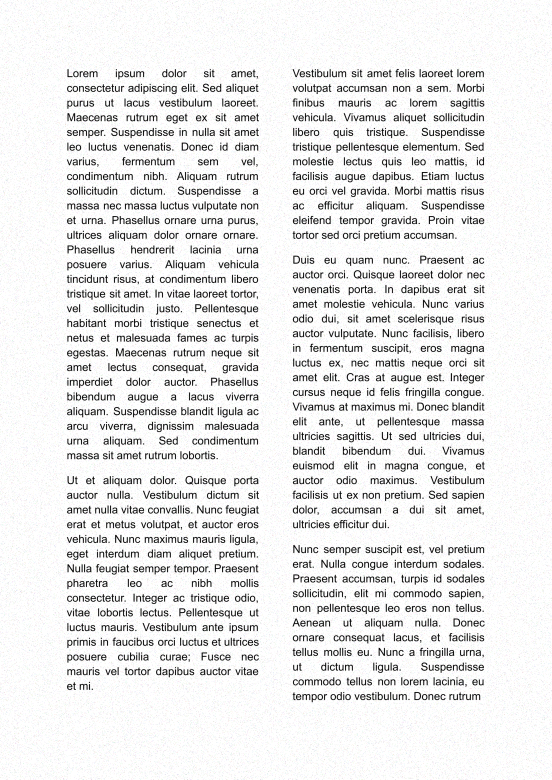
#> input picture imagens/img1.png, 1656 x 2339 px (shown at 1/3 size)
$ jupyter execute --allow-errors OCR.ipynb   (shell and % lines are left out)   (older library calls are emulated)
#> lines starting #> are read from the running program, lines starting #| are printed output that depends on the picture; after the words box and inside, x2 and y2 are one past the last pixel; in counts of white or black regions, pixels touching at a corner belong together
# OCR (Optical Character Recognition) usando Tesseract

#> (a cell that did not finish here is left out)

[cell 2]
import pytesseract
import cv2

[cell 3]
# Lendo a imagem
imagem = cv2.imread('./imagens/img1.png')
#> imagem is the input picture: shape (2339, 1656, 3); mean B, G, R 233.8, 233.8, 233.8

# Obtendo o tipo da imagem
print(type(imagem))
#| <class 'numpy.ndarray'>

# Imprimindo o conteúdo da imagem
# print(imagem)

# Rows, columns, and channels
print(imagem.shape)
#| (2339, 1656, 3)

### **Removendo Ruído da Imagem**

[cell 4]
imagem = cv2.medianBlur(imagem, 3)

[cell 5]
cv2.imwrite('./imagens/img1_sem_ruido.png',imagem)
#> Out = True

### **Extraindo Texto da Imagem**

#> (a cell that did not finish here is left out)

### **Identificando o Número de Colunas**

[cell 7]
# !pip install scikit-image

[cell 8]
import matplotlib.pyplot as plt
import numpy as np
from scipy import signal
from skimage import io

[cell 9]
# Convertendo a imagem em escala de cinza
tons_cinza = cv2.cvtColor(imagem, cv2.COLOR_RGB2GRAY)
cv2.imwrite('./imagens/img1_cinza.png',tons_cinza)
#> Out = True

[cell 10]
# O pipeline a seguir foi retirado de https://stackoverflow.com/questions/63789731/determining-the-number-of-columns-within-a-newspaper-article
""" Realiza a binarização da imagem em tons de cinza tons_cinza usando o método de Otsu
para calcular automaticamente o valor do limiar, e os pixels resultantes são invertidos
(branco torna-se preto e vice-versa) """
thr = cv2.threshold(tons_cinza, 0, 255, cv2.THRESH_OTSU + cv2.THRESH_BINARY_INV)[1]
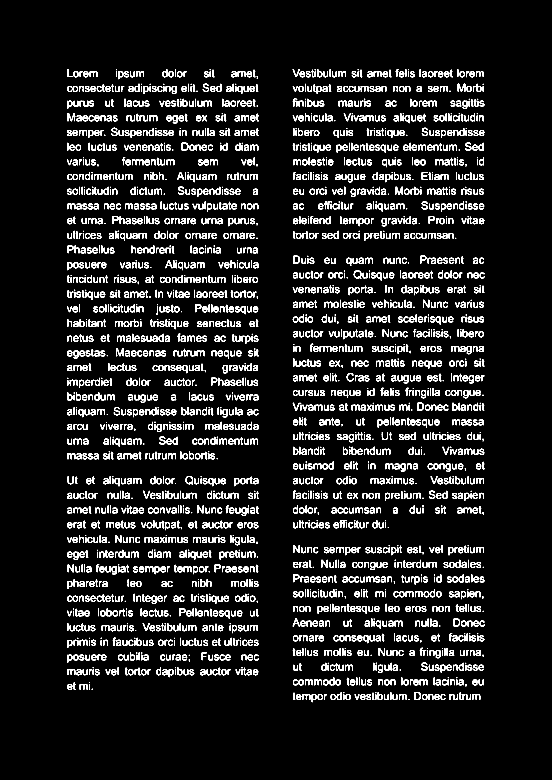
#> thr: shape (2339, 1656) (shown at 1/3 size); 7.9% white; 2777 white regions (316 under 20 px), largest, box (x1, y1, x2, y2) and area: (1373, 251, 1396, 276) 294, (202, 340, 226, 364) 292, (1186, 560, 1209, 584) 291

[cell 11]
# Morphological closing with large vertical line kernel
thr_mod = cv2.morphologyEx(thr, cv2.MORPH_CLOSE, np.ones((imagem.shape[0], 1)))
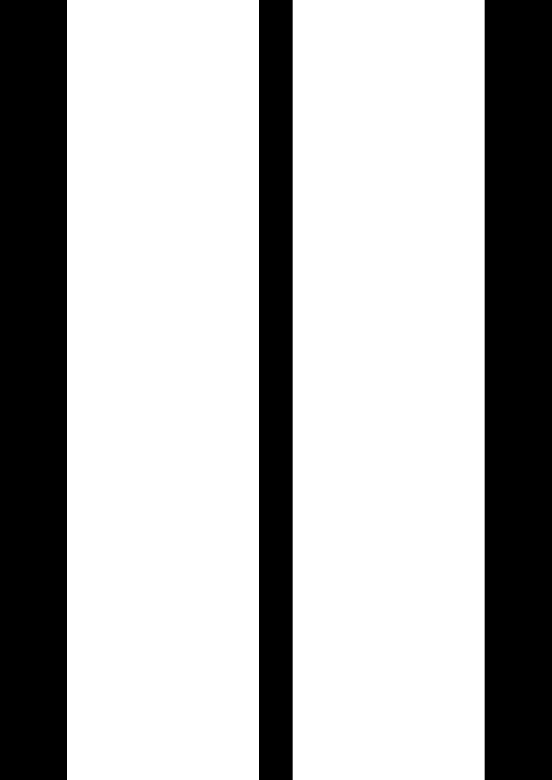
#> thr_mod: shape (2339, 1656) (shown at 1/3 size); 69.6% white; 3 black regions, box (x1, y1, x2, y2) and area: (1454, 0, 1656, 2339) 472478, (0, 0, 201, 2339) 470139, (777, 0, 878, 2339) 236239

# Count white pixels along y-axis
y_count = np.sum(thr_mod / 255, 0)
#> y_count = 1656 values, max 2339 at index 201, min 0 at index 0, mean 1627.1

# Calculate absolute difference between neighbouring x-axis values
y_count_diff = np.abs(np.diff(y_count))
#> y_count_diff = 1655 values, max 2339 at index 200, min 0 at index 0, mean 5.65

# Find peaks in that "signal"
peaks = signal.find_peaks(y_count_diff, distance=50)[0]
#> peaks = [200, 776, 877, 1453]

# Number of columns is half the number of found peaks
# n_cols = np.int(peaks.shape[0] / 2)
n_cols = int(peaks.shape[0] / 2)
#> n_cols = 2

# Text output
print('Number of columns: ' + str(n_cols))
#| Number of columns: 2

[cell 12]
# Some visualization output
plt.figure(0)
plt.subplot(221)
plt.imshow(imagem)
plt.title('Original image', size=10)

plt.subplot(222)
plt.imshow(thr_mod, cmap='gray')
plt.title('Thresholded, morphlogically closed image', size=10)

plt.subplot(223)
plt.plot(y_count)
plt.plot(peaks, y_count[peaks], 'r.')
plt.title('Summed white pixels along y-axis', size=10)

plt.subplot(224)
plt.plot(y_count_diff)
plt.plot(peaks, y_count_diff[peaks], 'r.')
plt.title('Absolute difference in summed white pixels', size=10)

plt.tight_layout()
plt.show()
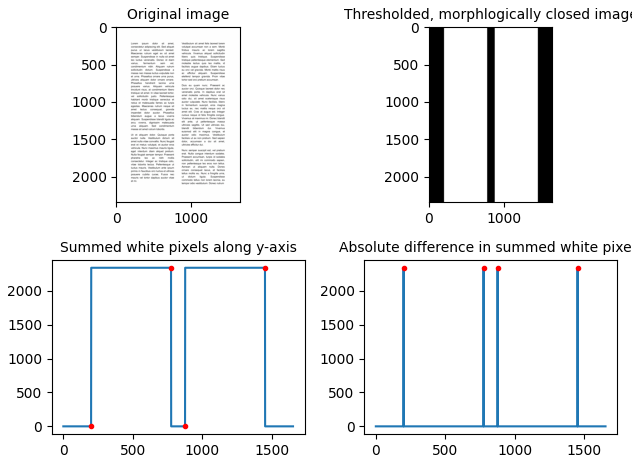
#> figure drawn by matplotlib, 4 panels; B, G, R data is drawn as R, G, B; panel 3: curve peaks at x = 201, y = 2339; panel 4: curve peaks at x = 200, y = 2339

$ run again, with imagens/img2.png copied over imagens/img1.png
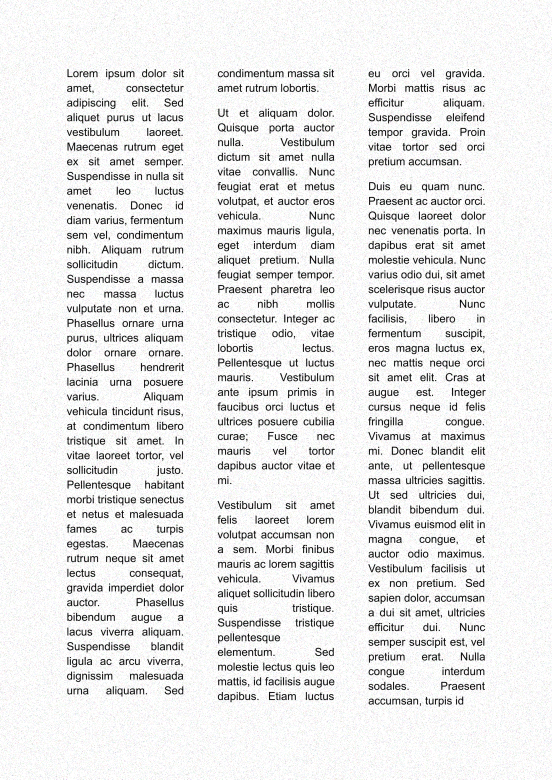
#> input picture imagens/img2.png, 1656 x 2339 px (shown at 1/3 size)
#> imagem is the input picture: shape (2339, 1656, 3); mean B, G, R 233.5, 233.5, 233.5
#| <class 'numpy.ndarray'>
#| (2339, 1656, 3)
#> `cv2.imwrite('./imagens/img1_sem_ruido.png',imagem)`: Out = True
#> `thr = cv2.threshold(tons_cinza, 0, 255, cv2.THRESH_OTSU + cv2.THRESH_B..`:
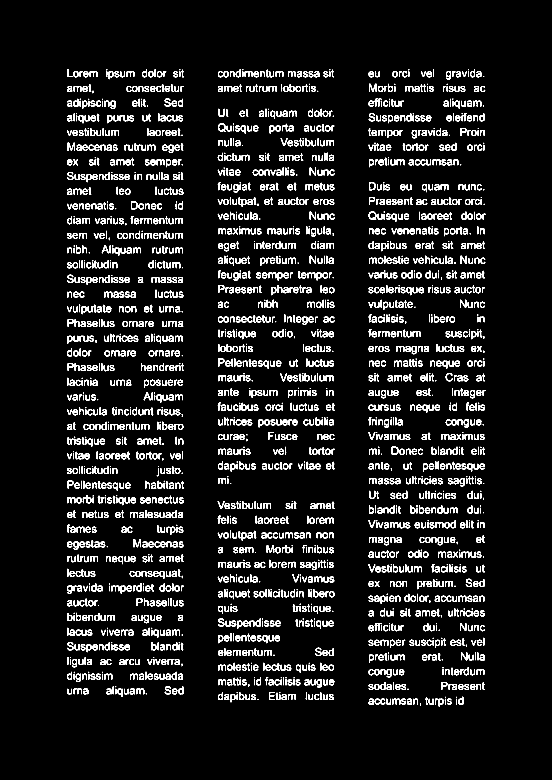
#> thr: shape (2339, 1656) (shown at 1/3 size); 7.2% white; 2501 white regions (287 under 20 px), largest, box (x1, y1, x2, y2) and area: (400, 1618, 423, 1642) 295, (202, 428, 225, 452) 294, (1107, 251, 1130, 276) 278
#> thr_mod: shape (2339, 1656); 63.6% white; 4 black regions, box (x1, y1, x2, y2) and area: (0, 0, 201, 2339) 470139, (1457, 0, 1656, 2339) 465461, (552, 0, 653, 2339) 236239, (1004, 0, 1105, 2339) 236239
#> y_count = 1656 values, max 2339 at index 201, min 0 at index 0, mean 1488.7
#> y_count_diff = 1655 values, max 2339 at index 200, min 0 at index 0, mean 8.48
#> peaks = [200, 551, 652, 1003, 1104, 1456]
#| Number of columns: 3
#> `plt.show()`:
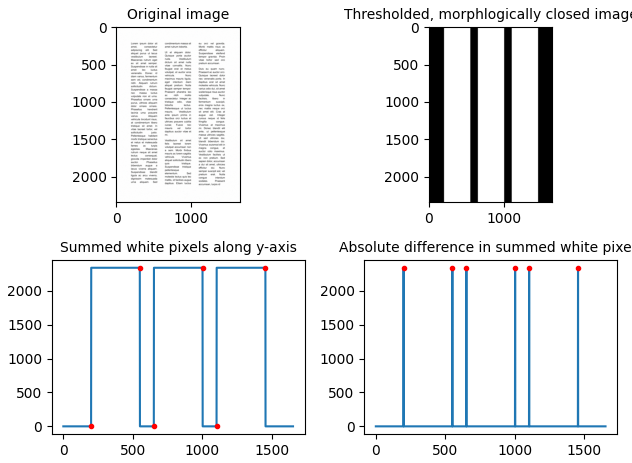
#> figure drawn by matplotlib, 4 panels; B, G, R data is drawn as R, G, B; panel 3: curve peaks at x = 201, y = 2339; panel 4: curve peaks at x = 200, y = 2339

$ run again, with imagens/img3.png copied over imagens/img1.png
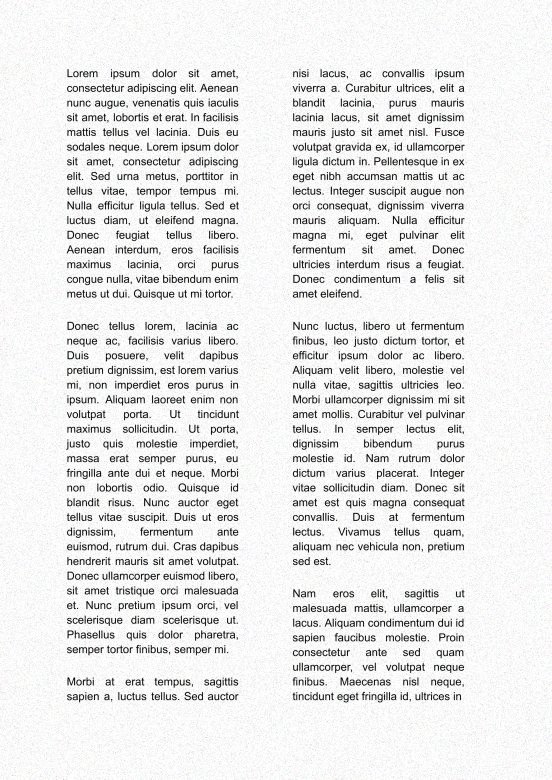
#> input picture imagens/img3.png, 1656 x 2339 px (shown at 1/3 size)
#> imagem is the input picture: shape (2339, 1656, 3); mean B, G, R 233.8, 233.8, 233.8
#| <class 'numpy.ndarray'>
#| (2339, 1656, 3)
#> `cv2.imwrite('./imagens/img1_sem_ruido.png',imagem)`: Out = True
#> `thr = cv2.threshold(tons_cinza, 0, 255, cv2.THRESH_OTSU + cv2.THRESH_B..`:
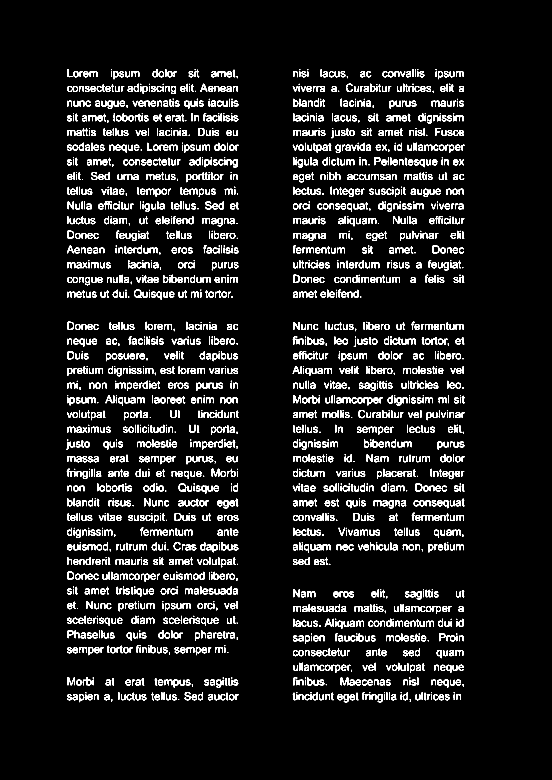
#> thr: shape (2339, 1656) (shown at 1/3 size); 6.9% white; 2474 white regions (321 under 20 px), largest, box (x1, y1, x2, y2) and area: (202, 2032, 225, 2056) 291, (635, 1406, 658, 1430) 289, (1022, 2032, 1045, 2056) 276
#> thr_mod: shape (2339, 1656); 62.3% white; 3 black regions, box (x1, y1, x2, y2) and area: (1394, 0, 1656, 2339) 612818, (0, 0, 201, 2339) 468154, (716, 0, 878, 2339) 378291
#> y_count = 1656 values, max 2339 at index 201, min 0 at index 0, mean 1457.8
#> y_count_diff = 1655 values, max 2339 at index 877, min 0 at index 0, mean 5.65
#> peaks = [200, 715, 877, 1393]
#| Number of columns: 2
#> `plt.show()`:
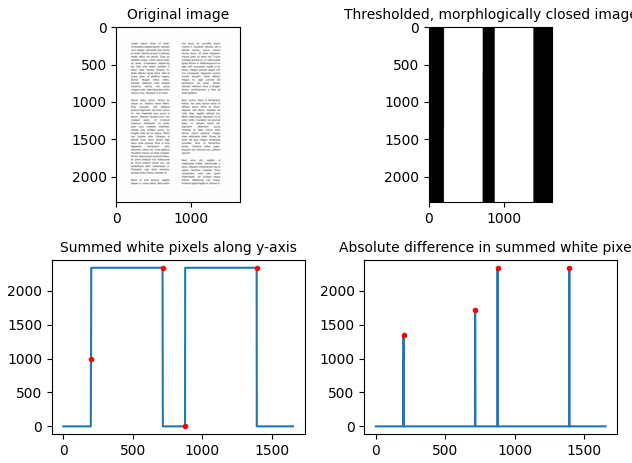
#> figure drawn by matplotlib, 4 panels; B, G, R data is drawn as R, G, B; panel 3: curve peaks at x = 201, y = 2339; panel 4: curve peaks at x = 877, y = 2339
